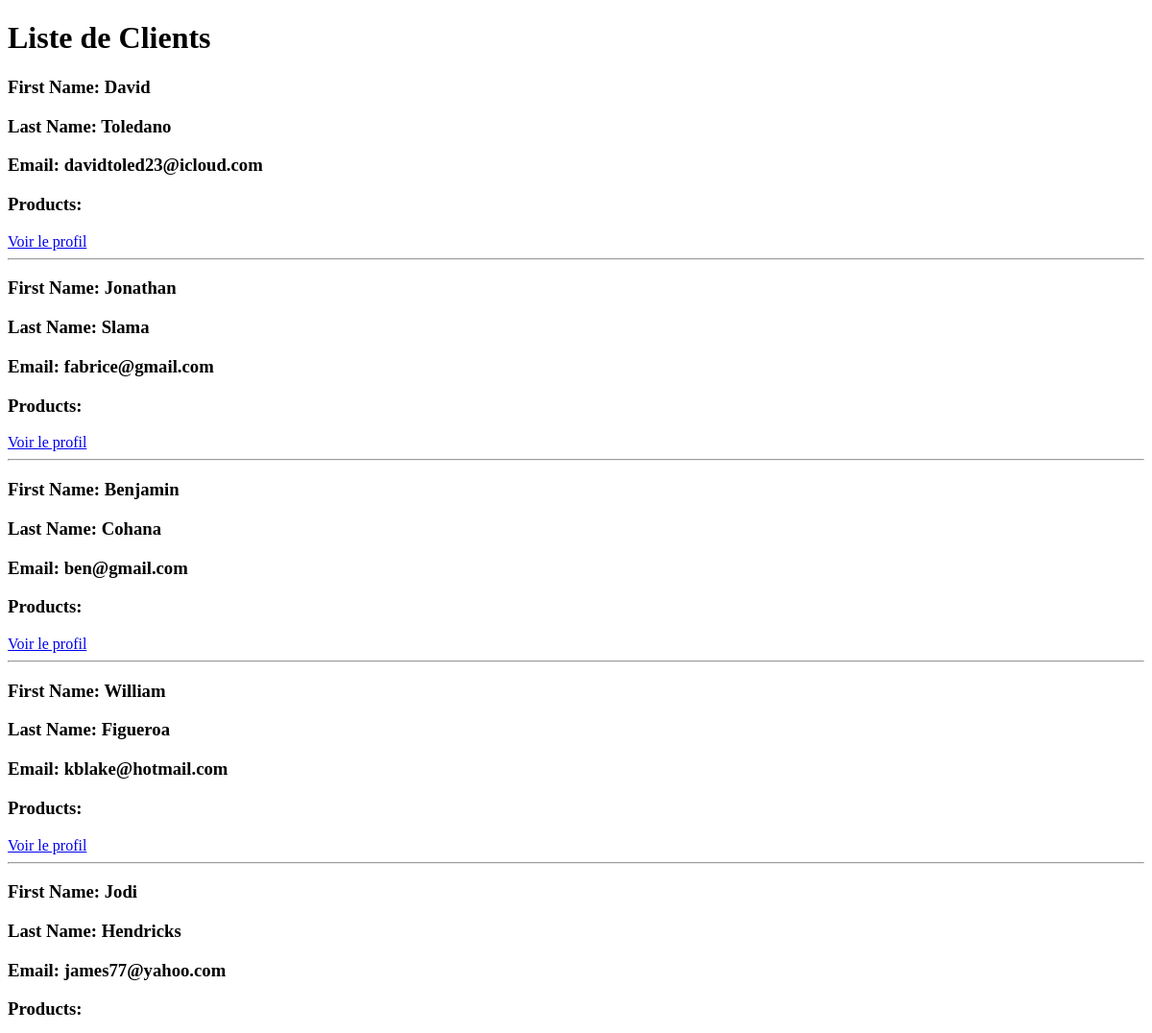
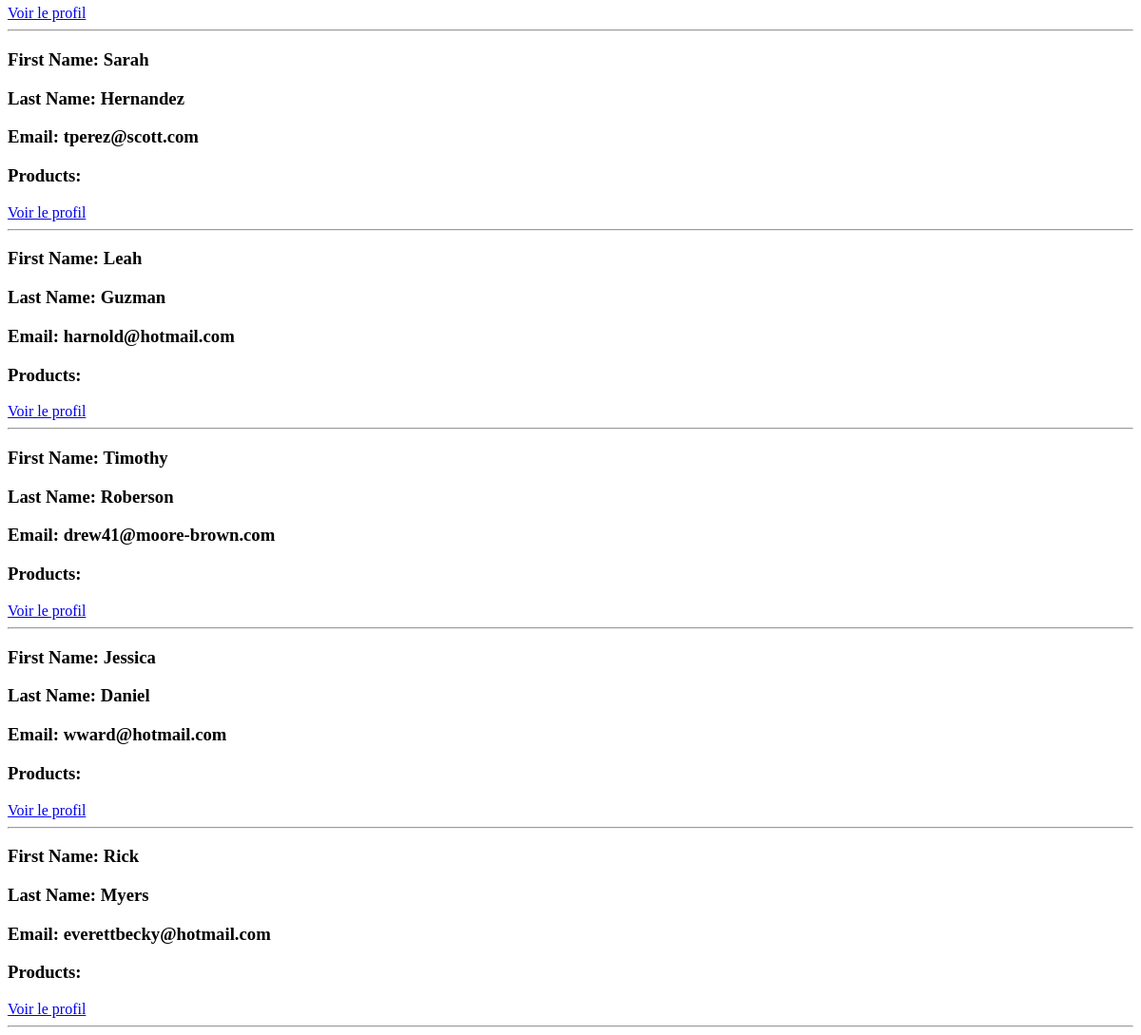
Page /shop_app/clients/ on the earlier database version (2 pictures, top to bottom).
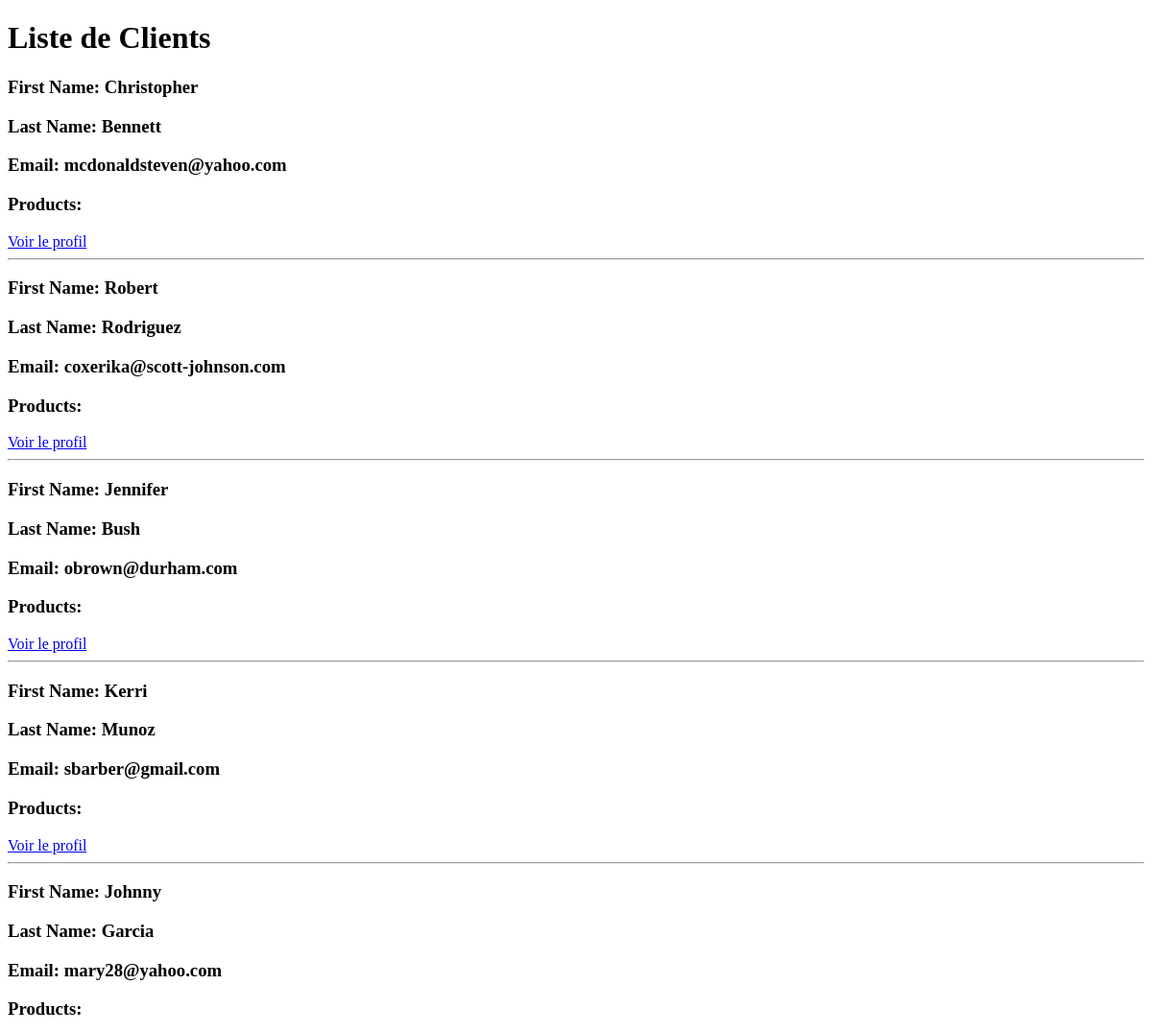
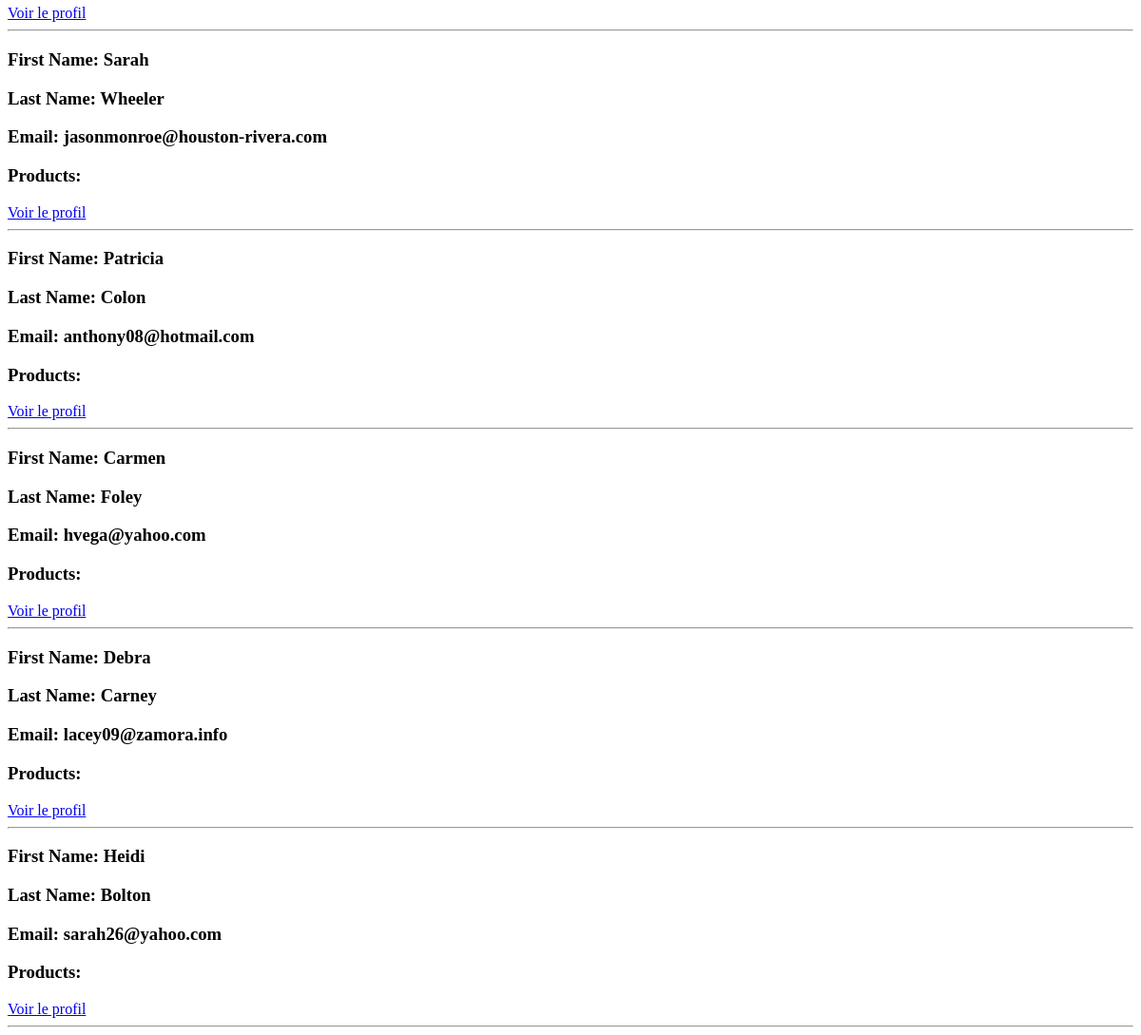
Same page on the later database version (2 pictures, top to bottom).
### shop_app/models.py (models this page shows, shortened)
class Client(models.Model):
	first_name = models.CharField(max_length=264)
	last_name = models.CharField(max_length=264)
	email = models.EmailField(max_length=264)
	password = models.CharField(max_length=264)
	profil_picture = models.ImageField(default="static/images/profil_picture", upload_to='static/images/profil_pictures' )

### shop_app/views.py (the view)
# urls.py: path('clients/', views.clients, name='clients'),
def clients(request):
	clients = Client.objects.all()[:10]
	return render(request, 'clients.html', context={ 'clients': clients })

### shop_app/templates/clients.html (shortened to what this page needs)
<!DOCTYPE html>
<html>
<head>
</head>
<body>
  <h1>Liste de Clients</h1>
  {% for client in clients %}
   <h3>First Name: {{ client.first_name }}</h3>
  <h3>Last Name: {{ client.last_name }}</h3>
  <h3>Email: {{ client.email }}</h3>
  <h3>Products: {{ client.products }}</h3>
  <a href="{% url 'shop_app:client' client.id %}">Voir le profil</a>
  <hr>
  {% endfor %}
</body>
</html>

Differences in the rows shown:
removed Client: first_name "David", last_name "Toledano", email "davidtoled23@icloud.com"
removed Client: first_name "Jonathan", last_name "Slama", email "fabrice@gmail.com"
added Client: first_name "Christopher", last_name "Bennett", email "mcdonaldsteven@yahoo.com"
added Client: first_name "Robert", last_name "Rodriguez", email "coxerika@scott-johnson.com"
changed Client: first_name "Benjamin" → "Jennifer"; last_name "Cohana" → "Bush"; email "ben@gmail.com" → "obrown@durham.com"
changed Client: first_name "William" → "Kerri"; last_name "Figueroa" → "Munoz"; email "kblake@hotmail.com" → "sbarber@gmail.com"
changed Client: first_name "Jodi" → "Johnny"; last_name "Hendricks" → "Garcia"; email "james77@yahoo.com" → "mary28@yahoo.com"
changed Client "Sarah": last_name "Hernandez" → "Wheeler"; email "tperez@scott.com" → "jasonmonroe@houston-rivera.com"
changed Client: first_name "Leah" → "Patricia"; last_name "Guzman" → "Colon"; email "harnold@hotmail.com" → "anthony08@hotmail.com"
changed Client: first_name "Timothy" → "Carmen"; last_name "Roberson" → "Foley"; email "drew41@moore-brown.com" → "hvega@yahoo.com"
changed Client: first_name "Jessica" → "Debra"; last_name "Daniel" → "Carney"; email "wward@hotmail.com" → "lacey09@zamora.info"
changed Client: first_name "Rick" → "Heidi"; last_name "Myers" → "Bolton"; email "everettbecky@hotmail.com" → "sarah26@yahoo.com"
